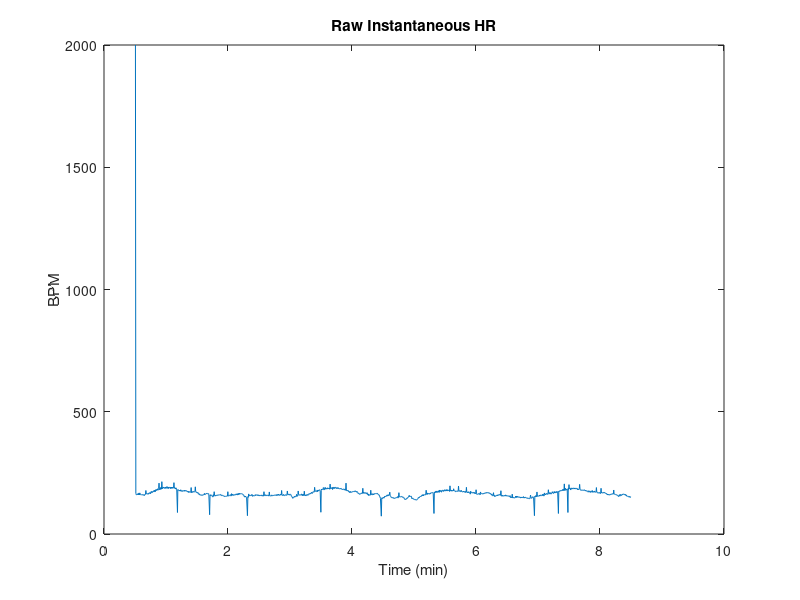
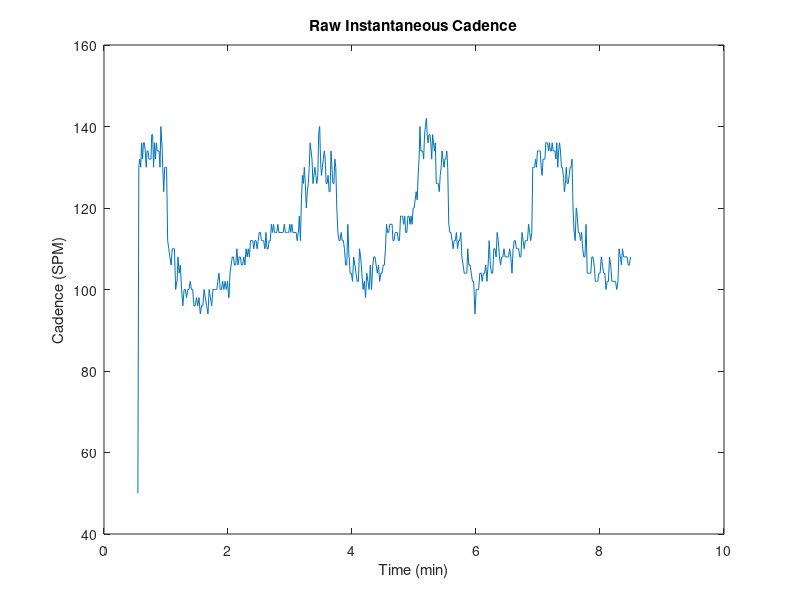
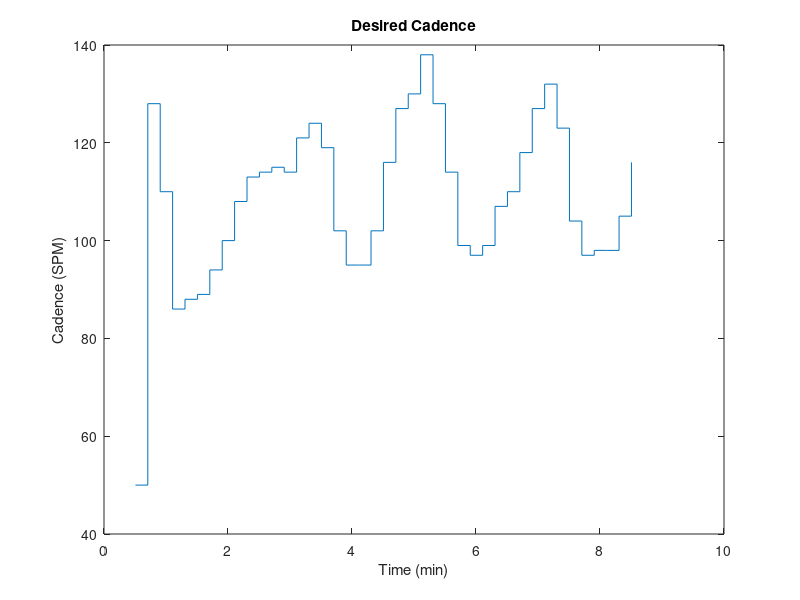
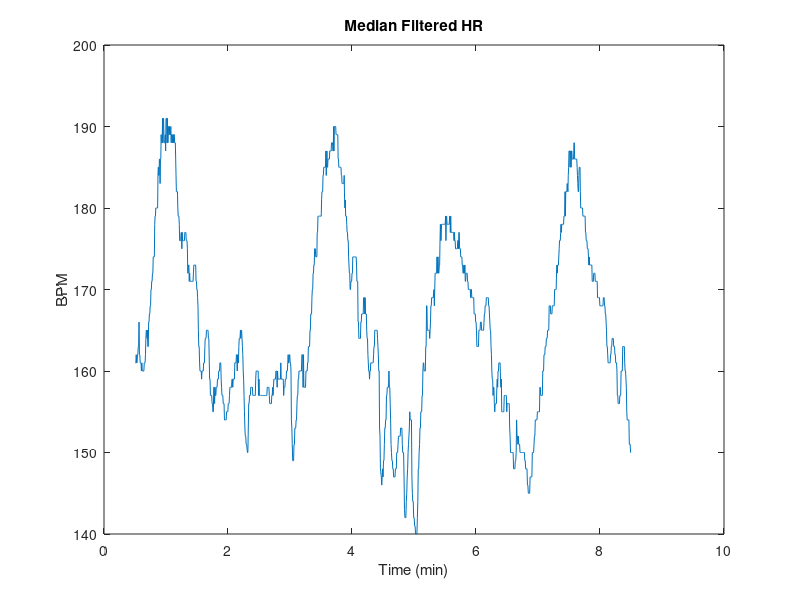

These charts were generated, in order, by the following MATLAB code: (Note: this script raises an error after producing the figures.)
% TEST 5
% test 5 is good, oscillatory but complete, 160 expected
% produces oscillatory behavior due to walk-jog intensity

load("T5.mat");
% desrired HR = 150
% length of workout = 10 mins
HR_exp = [160 160];
HR_exp_time = [T5_HR(2)/60000 T5_HR(end-2)/60000];

% everyhting worked, nothing got disconnected
% begin getting the data

% load in T1.mat which contains
% 1. T5_HR - inst. HR with time stamps
% 2. T5_SPM - inst. cadence with time stamps
% 3. T5_Cad - desired cadence
HR_time = T5_HR(2:2:end);
HR_time = HR_time / 60000; % converting to mins
HR = T5_HR(1:2:end); % is in bpm

SPM_time = T5_SPM(2:2:end);
SPM_time = SPM_time / 60000; % also converting to mins
SPM = T5_SPM(1:2:end); % is in steps per min (SPM)

CAD_time = T5_Cad(2:2:end);
CAD_time = CAD_time / 60000; % converting to mins
CAD = T5_Cad(1:2:end);

% now have HR, SPM, and desired CAD with corresponding times

% plotting raw heart rate
figure(1);
plot(HR_time, HR);
xlabel("Time (min)");
ylabel("BPM");
title("Raw Instantaneous HR");

% plotting raw SPM
figure(2);
plot(SPM_time, SPM);
xlabel("Time (min)");
ylabel("Cadence (SPM)");
title("Raw Instantaneous Cadence");

% plotting desired cadence
figure(3);
stairs(CAD_time, CAD);
xlabel("Time (min)");
ylabel("Cadence (SPM)");
title("Desired Cadence");

%% Filtering the inst. HR and SPM 
% Median filter HR with nbh of 5 values
HR_filt = medfilt1(HR, 5); 

% average filt SPM and median filt to see what is better
B = 1/5*ones(5,1);
SPM_filt_avg = filter(B,1,SPM);
SPM_filt_med = medfilt1(SPM, 5);

% plot the filtered hr and spm (compare which is better for SPM)

% plotting filtered heart rate
figure(4);
plot(HR_time, HR_filt);
xlabel("Time (min)");
ylabel("BPM");
title("Median Filtered HR");

% plotting both filtered SPM
figure(5);
plot(SPM_time, SPM_filt_avg);
xlabel("Time (min)");
ylabel("Cadence (SPM)");
title("Filtered SPM");
hold on;
plot(SPM_time, SPM_filt_med);
legend("AVG", "MED");

%% now it is time to compare desired hr and cadence with expected

% starting with cadence
figure(6);
plot(SPM_time, SPM_filt_avg);
xlabel("Time (min)");
ylabel("Cadence (SPM)");
title("Desired vs. Measured SPM (AVG FILT)");
hold on;
stairs(CAD_time, CAD);
legend("Measured", "Desired");
hold off;

figure(7);
plot(SPM_time, SPM_filt_med);
xlabel("Time (min)");
ylabel("Cadence (SPM)");
title("Desired vs. Measured SPM (MED FILT)");
hold on;
stairs(CAD_time, CAD);
legend("Measured", "Desired");
hold off;

figure(8);
plot(HR_time, HR_filt);
xlabel("Time (min)");
ylabel("BPM");
title("Median Filtered HR vs. Desired");
hold on;
stairs(HR_exp_time, HR_exp);
hold off;

%% now plotting hr vs cadence 
figure(9);
plot(SPM_time, SPM_filt_med);
xlabel("Time (min)");
ylabel("HR and Cadence");
title("HR & Cadence vs. Time");
hold on;
plot(HR_time, HR_filt);
legend("Cadence", "Heart Rate");
hold off;

figure(10);
plot(SPM_time, SPM_filt_med + 40);
xlabel("Time (min)");
ylabel("HR and Cadence");
title("TESTING HR to CAD Relationship");
hold on;
plot(HR_time, HR_filt);
legend("1*(Cadence+40)", "Heart Rate");
hold off;

figure(11);
SPM_shift = circshift(SPM_filt_med,50);
plot(SPM_time, SPM_shift + 40);
xlabel("Time (min)");
ylabel("HR and Cadence");
title("TESTING HR to CAD Relationship with Shifting");
hold on;
plot(HR_time, HR_filt);
legend("1*(Cadence+40) SHIFTED", "Heart Rate");
hold off;

%% last graph of everything together
figure(12);
plot(HR_time, HR_filt);
xlabel("Time (min)", 'FontSize',14);
ylabel("HR (BPM) and Cadence (SPM)", 'FontSize',14);
title("HR and CAD vs. Desired HR and Desired CAD", 'FontSize',14);
hold on;
stairs(HR_exp_time, HR_exp, "Color",[0.3010 0.7450 0.9330]); %teal
plot(SPM_time, SPM_filt_med);
stairs(CAD_time, CAD, 'Color',[0.4660 0.6740 0.1880]); %green
lgd = legend("HR","Desired HR", "CAD", "Desired CAD");
lgd.FontSize = 11;
hold off;